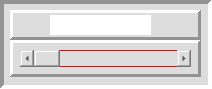
      <widget class="QFrame" name="frame_250">
       <property name="minimumSize">
        <size>
         <width>212</width>
         <height>89</height>
        </size>
       </property>
       <property name="styleSheet">
        <string notr="true">background-color: rgb(221, 221, 221);</string>
       </property>
       <property name="frameShape">
        <enum>QFrame::Panel</enum>
       </property>
       <property name="frameShadow">
        <enum>QFrame::Sunken</enum>
       </property>
       <property name="lineWidth">
        <number>4</number>
       </property>
       <property name="midLineWidth">
        <number>0</number>
       </property>
       <widget class="QFrame" name="frame_251">
        <property name="geometry">
         <rect>
          <x>10</x>
          <y>40</y>
          <width>191</width>
          <height>37</height>
         </rect>
        </property>
        <property name="styleSheet">
         <string notr="true"/>
        </property>
        <property name="frameShape">
         <enum>QFrame::Panel</enum>
        </property>
        <property name="frameShadow">
         <enum>QFrame::Raised</enum>
        </property>
        <property name="lineWidth">
         <number>3</number>
        </property>
        <widget class="QScrollBar" name="horizontalScrollBar_87">
         <property name="geometry">
          <rect>
           <x>10</x>
           <y>10</y>
           <width>171</width>
           <height>17</height>
          </rect>
         </property>
         <property name="minimumSize">
          <size>
           <width>171</width>
           <height>17</height>
          </size>
         </property>
         <property name="maximumSize">
          <size>
           <width>171</width>
           <height>17</height>
          </size>
         </property>
         <property name="styleSheet">
          <string notr="true"> border: 1px solid red</string>
         </property>
         <property name="orientation">
          <enum>Qt::Horizontal</enum>
         </property>
        </widget>
       </widget>
       <widget class="QFrame" name="frame_252">
        <property name="geometry">
         <rect>
          <x>10</x>
          <y>10</y>
          <width>191</width>
          <height>30</height>
         </rect>
        </property>
        <property name="frameShape">
         <enum>QFrame::Panel</enum>
        </property>
        <property name="frameShadow">
         <enum>QFrame::Raised</enum>
        </property>
        <property name="lineWidth">
         <number>3</number>
        </property>
        <property name="midLineWidth">
         <number>0</number>
        </property>
        <widget class="QLineEdit" name="lineEdit_87">
         <property name="geometry">
          <rect>
           <x>40</x>
           <y>5</y>
           <width>101</width>
           <height>20</height>
          </rect>
         </property>
         <property name="minimumSize">
          <size>
           <width>101</width>
           <height>20</height>
          </size>
         </property>
         <property name="maximumSize">
          <size>
           <width>101</width>
           <height>20</height>
          </size>
         </property>
         <property name="styleSheet">
          <string notr="true">QLineEdit {
 border: 3px solid wHITE;
	background-color: rgb(255, 255, 255);
}</string>
         </property>
        </widget>
       </widget>
      </widget>
